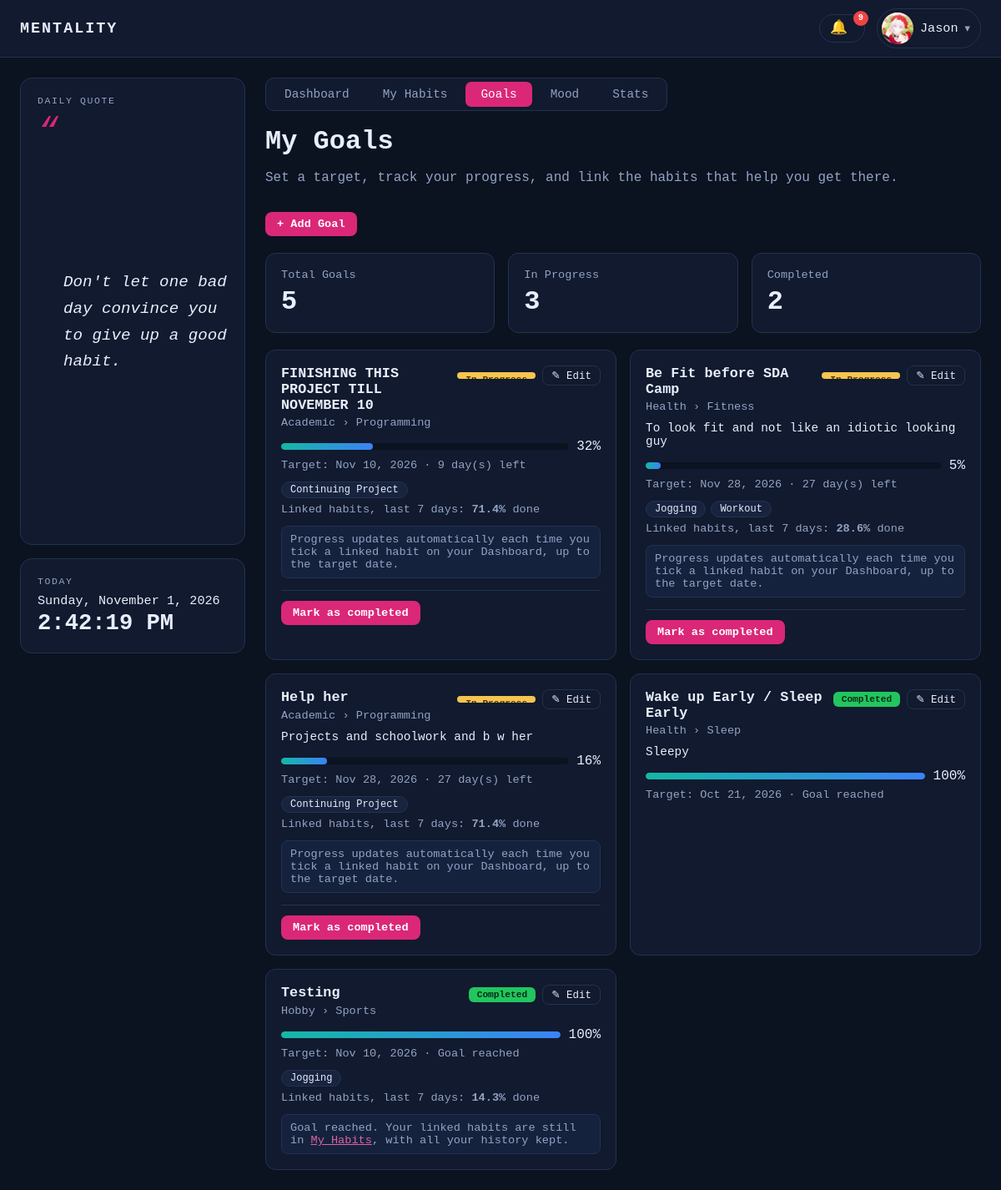
Screenshot of /goals.php (signed in) with the database file from the repository.
### tables this page shows
CREATE TABLE `goals` (
  `goal_id` int(10) unsigned NOT NULL AUTO_INCREMENT,
  `user_id` int(10) unsigned NOT NULL,
  `category_id` int(10) unsigned DEFAULT NULL,
  `title` varchar(100) NOT NULL,
  `description` text DEFAULT NULL,
  `target_date` date NOT NULL,
  `progress` tinyint(3) unsigned NOT NULL DEFAULT 0,
  `status` enum('in_progress','completed') NOT NULL DEFAULT 'in_progress',
  `created_at` timestamp NOT NULL DEFAULT current_timestamp(),
  PRIMARY KEY (`goal_id`),
  KEY `fk_goals_user` (`user_id`),
  KEY `fk_goals_category` (`category_id`),
  CONSTRAINT `fk_goals_category` FOREIGN KEY (`category_id`) REFERENCES `habit_categories` (`category_id`) ON DELETE SET NULL,
  CONSTRAINT `fk_goals_user` FOREIGN KEY (`user_id`) REFERENCES `users` (`user_id`) ON DELETE CASCADE,
  CONSTRAINT `chk_goal_progress` CHECK (`progress` between 0 and 100)
);

### includes/auth.php (called while the page is built, shortened)
<?php
function e($value): string {
    return htmlspecialchars((string)$value, ENT_QUOTES, 'UTF-8');
}

### goals.php (the view, shortened to what this page needs)
<?php
require_once __DIR__ . '/includes/layout.php';
$uid = (int)$_SESSION['user_id'];
$stmt = $pdo->prepare("SELECT * FROM v_goal_overview WHERE user_id = ? ORDER BY (status = 'completed'), target_date");
$stmt->execute([$uid]);
$goals = $stmt->fetchAll();
$stmt = $pdo->prepare('SELECT goal_id, category_id FROM goals WHERE user_id = ?');
$stmt->execute([$uid]);
$catByGoal = [];
foreach ($stmt->fetchAll() as $row) { $catByGoal[(int)$row['goal_id']] = (int)$row['category_id']; }
$stmt = $pdo->prepare(
    'SELECT gh.goal_id, gh.habit_id, h.name
     FROM goal_habits gh
     JOIN goals g  ON g.goal_id  = gh.goal_id
     JOIN habits h ON h.habit_id = gh.habit_id
     WHERE g.user_id = ? ORDER BY h.name'
);
$stmt->execute([$uid]);
$goalHabits = []; $goalHabitIds = [];
foreach ($stmt->fetchAll() as $row) {
    $goalHabits[(int)$row['goal_id']][]   = $row['name'];
    $goalHabitIds[(int)$row['goal_id']][] = (int)$row['habit_id'];
}
$countDone = 0;
foreach ($goals as $g) { if ($g['status'] === 'completed') { $countDone++; } }
?>
<div class="page-head">
    <div>
        <h1>My Goals</h1>
        <p class="muted">Set a target, track your progress, and link the habits that help you get there.</p>
    </div>
    <button type="button" class="btn-sm" data-open-modal="goal-add-modal">+ Add Goal</button>
</div>
<div class="stat-cards">
    <div class="stat-card"><div class="stat-label">Total Goals</div><div class="stat-value"><?= count($goals) ?></div></div>
    <div class="stat-card"><div class="stat-label">In Progress</div><div class="stat-value"><?= count($goals) - $countDone ?></div></div>
    <div class="stat-card"><div class="stat-label">Completed</div><div class="stat-value"><?= $countDone ?></div></div>
</div>
<?php if (!$goals): ?>
    <div class="panel"><p class="muted">You have no goals yet. Click <strong>+ Add Goal</strong> to create your first one.</p></div>
<?php else: ?>
<div class="goal-grid">
    <?php foreach ($goals as $g):
        $gid      = (int)$g['goal_id'];
        $done     = $g['status'] === 'completed';
        $daysLeft = (int)$g['days_left'];
        $overdue  = !$done && $daysLeft < 0;
        if ($done)            { $statusLabel = 'Completed';   $statusClass = 'done'; }
        elseif ($overdue)     { $statusLabel = 'Overdue';     $statusClass = 'overdue'; }
        else                  { $statusLabel = 'In Progress'; $statusClass = 'progress'; }
        if ($done)                { $timeText = 'Goal reached'; }
        elseif ($daysLeft < 0)    { $timeText = abs($daysLeft) . ' day(s) overdue'; }
        elseif ($daysLeft === 0)  { $timeText = 'Due today'; }
        else                      { $timeText = $daysLeft . ' day(s) left'; }
        $category = $g['parent_category'] ? $g['parent_category'] . ' › ' . $g['category_name'] : (string)$g['category_name'];
        $goalJson = json_encode([
            'id'          => $gid,
            'title'       => $g['title'],
            'description' => (string)$g['description'],
            'category'    => $catByGoal[$gid] ?? 0,
            'date'        => $g['target_date'],
            'habits'      => $goalHabitIds[$gid] ?? [],
            'completed'   => $done,
        ], JSON_UNESCAPED_UNICODE);
    ?>
    <div class="goal-card">
        <div class="goal-top">
            <h3><?= e($g['title']) ?></h3>
            <div class="goal-actions">
                <span class="status <?= $statusClass ?>"><?= e($statusLabel) ?></span>
                <button type="button" class="btn-ghost btn-edit" data-goal="<?= e($goalJson) ?>" title="Edit this goal">&#9998; Edit</button>
            </div>
        </div>
        <?php if ($category !== ''): ?><div class="muted small"><?= e($category) ?></div><?php endif; ?>
        <?php if ($g['description']): ?><p class="goal-desc"><?= e($g['description']) ?></p><?php endif; ?>
        <div class="progress-row">
            <div class="progress"><div class="bar" style="width: <?= (int)$g['progress'] ?>%"></div></div>
            <span><?= (int)$g['progress'] ?>%</span>
        </div>
        <div class="muted small">Target: <?= e(date('M j, Y', strtotime($g['target_date']))) ?> &middot; <?= e($timeText) ?></div>
        <?php if (!empty($goalHabits[$gid])): ?>
            <div class="chips">
                <?php foreach ($goalHabits[$gid] as $hn): ?><span class="chip"><?= e($hn) ?></span><?php endforeach; ?>
            </div>
            <?php if ($g['habit_rate_7d'] !== null): ?>
                <div class="muted small">Linked habits, last 7 days: <strong><?= e($g['habit_rate_7d']) ?>%</strong> done</div>
            <?php endif; ?>
        <?php endif; ?>
        <?php if ($done): ?>
            <?php if ((int)$g['habit_count'] > 0): ?>
                <div class="auto-note">Goal reached. Your linked habits are still in <a href="habits.php">My Habits</a>, with all your history kept.</div>
            <?php endif; ?>
        <?php elseif ((int)$g['habit_count'] > 0): ?>
            <div class="auto-note">Progress updates automatically each time you tick a linked habit on your Dashboard, up to the target date.</div>
            <form method="post" class="progress-form" onsubmit="return confirm('Mark this goal as completed now?');">
                <button type="submit" class="btn-sm">Mark as completed</button>
            </form>
        <?php endif; ?>
    </div>
    <?php endforeach; ?>
</div>
<?php endif; ?>

### assets/style.css (style rules this page uses)
:root { --bg: #0b1220; --card: #111a2e; --border: #24324f; --text: #e8eefc; --muted: #93a3c4; --primary: #3b82f6; --primary-hover: #2563eb; --error: #f87171; --success: #4ade80; --input-bg: #0b1220; --hover: #18243f; --link: #7db0ff; color-scheme: dark; }
* { box-sizing: border-box; }
body { margin: 0; font-family: var(--font, "Segoe UI", Arial, sans-serif); background: var(--bg); color: var(--text); min-height: 100vh; }
button, .btn { display: block; width: 100%; margin-top: 22px; padding: 12px; background: var(--primary); color: #fff; border: 0; border-radius: 8px; font-size: 1rem; font-weight: 600; cursor: pointer; text-align: center; text-decoration: none; }
a { color: var(--link); }
.main h1 { margin-top: 0; }
.muted { color: var(--muted); }
.stat-cards { display: grid; grid-template-columns: repeat(auto-fit, minmax(200px, 1fr)); gap: 16px; margin: 20px 0; }
.stat-card { background: var(--card); border: 1px solid var(--border); border-radius: 12px; padding: 18px; }
.stat-label { color: var(--muted); font-size: .85rem; }
.stat-value { font-size: 2rem; font-weight: 700; margin-top: 6px; }
.btn-sm, button.btn-sm { display: inline-block; width: auto; margin: 0; padding: 7px 14px; font-size: .85rem; background: var(--primary); color: #fff; border: 0; border-radius: 8px; cursor: pointer; text-decoration: none; }
.btn-ghost { display: inline-block; padding: 6px 12px; font-size: .85rem; border: 1px solid var(--border); border-radius: 8px; color: var(--text); text-decoration: none; }
.small { font-size: .85rem; }
.goal-grid { display: grid; grid-template-columns: repeat(auto-fill, minmax(300px, 1fr)); gap: 16px; }
.goal-card { background: var(--card); border: 1px solid var(--border); border-radius: 12px; padding: 18px; }
.goal-top { display: flex; justify-content: space-between; align-items: flex-start; gap: 10px; }
.goal-top h3 { margin: 0 0 4px; font-size: 1.05rem; }
.goal-desc { margin: 10px 0; font-size: .9rem; }
.status { font-size: .7rem; font-weight: 700; padding: 3px 10px; border-radius: 6px; white-space: nowrap; }
.status.progress { background: #f5c451; color: #4a3500; }
.status.done { background: #22c55e; color: #052e16; }
.progress-row { display: flex; align-items: center; gap: 10px; margin: 12px 0 6px; }
.progress { flex: 1; height: 8px; background: var(--input-bg); border-radius: 999px; overflow: hidden; }
.progress .bar { height: 100%; background: linear-gradient(90deg, #14b8a6, #3b82f6); border-radius: 999px; }
.chips { display: flex; flex-wrap: wrap; gap: 6px; margin: 12px 0 6px; }
.chip { background: var(--hover); border: 1px solid var(--border); border-radius: 999px; padding: 2px 10px; font-size: .75rem; }
.progress-form { display: flex; align-items: center; gap: 8px; margin-top: 14px; padding-top: 12px; border-top: 1px solid var(--border); }
.auto-note { margin-top: 12px; font-size: .85rem; color: var(--muted); background: rgba(59,130,246,.08); border: 1px solid var(--border); border-radius: 8px; padding: 8px 10px; }
.page-head { display: flex; justify-content: space-between; align-items: flex-start; gap: 16px; flex-wrap: wrap; }
.page-head h1 { margin-bottom: 4px; }
button.btn-ghost { width: auto; margin: 0; background: transparent; font-weight: 500; cursor: pointer; font-family: inherit; }
.goal-actions { display: flex; align-items: center; gap: 8px; flex-shrink: 0; }
.btn-edit { padding: 3px 10px; font-size: .78rem; }
button, input, select, textarea { font-family: inherit; }

### rows the page displays
goals: title "FINISHING THIS PROJECT TILL NOVEMBER 10", category "Academic › Programming", progress "32", target_date "Nov 10, 2026", timeText "9 day(s) left", goal_id "Continuing Project", habit_rate_7d "71.4"
goals: title "Be Fit before SDA Camp", category "Health › Fitness", description "To look fit and not like an idiotic looking guy", progress "5", target_date "Nov 28, 2026", timeText "27 day(s) left", goal_id "Jogging", goal_id "Workout", habit_rate_7d "28.6"
goals: title "Help her", category "Academic › Programming", description "Projects and schoolwork and b w her", progress "16", target_date "Nov 28, 2026", timeText "27 day(s) left", goal_id "Continuing Project", habit_rate_7d "71.4"
goals: title "Wake up Early / Sleep Early", status "Completed", category "Health › Sleep", description "Sleepy", progress "100", target_date "Oct 21, 2026", status "Goal reached"
goals: title "Testing", status "Completed", category "Hobby › Sports", progress "100", target_date "Nov 10, 2026", status "Goal reached", goal_id "Jogging", habit_rate_7d "14.3", shows "Goal reached. Your linked habits are still in"

### other values shown
$bellCount "9"
$name "Jason"
daily_quote() "Don't let one bad day convince you to give up a good habit."
$label "Dashboard"
$label "My Habits"
$label "Goals"
$label "Mood"
$label "Stats"
count($goals) "5"
count($goals) - $countDone "3"
$countDone "2"
